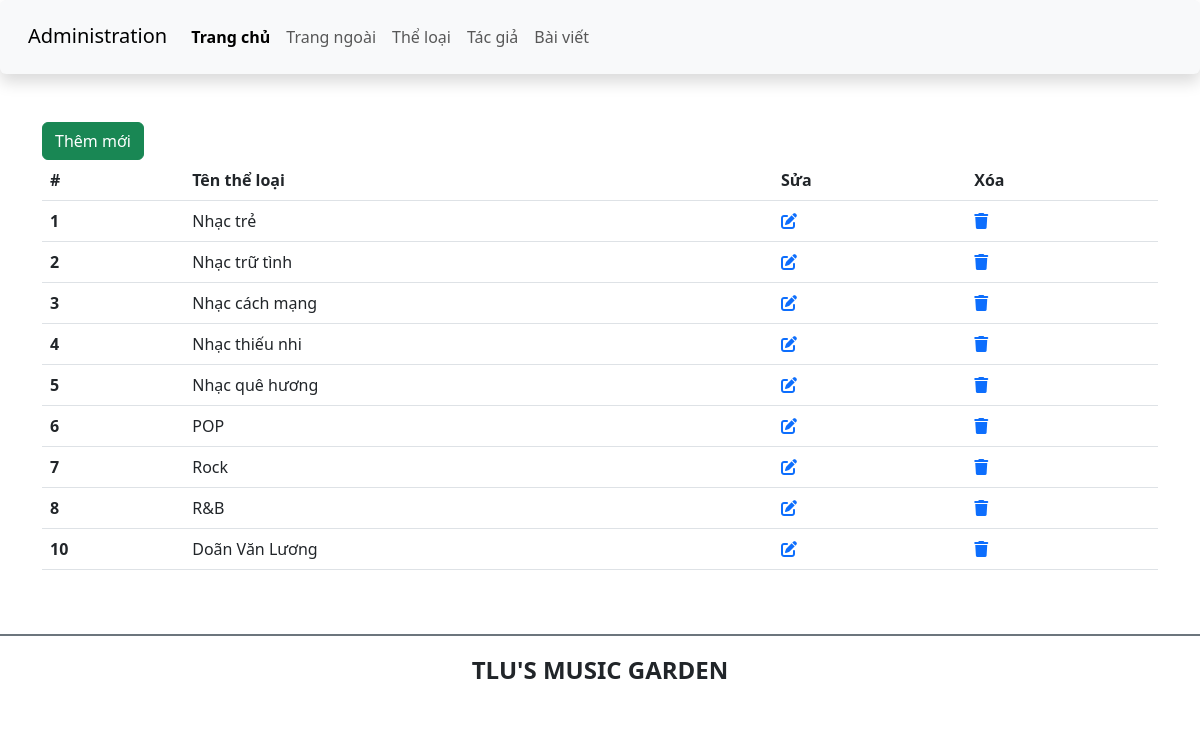
Page /admin/category/category.php on the committed database.
### tables this page shows
CREATE TABLE `theloai` (
  `ma_tloai` int(11) NOT NULL,
  `ten_tloai` varchar(50) NOT NULL
);

### admin/category/category.php (the view, shortened to what this page needs)
<?php
    include '../layout/header.php';
    $sql = "select * from theloai";
    if ($connect != null) {
        try {
            $statement = $connect->prepare($sql);
            $statement->execute();
            $types = $statement->fetchAll();
        } catch (PDOException $e) {
            echo "Error: " . $e->getMessage();
            $connect = null;
        }
    }
?>
    <main class="container mt-5 mb-5">
        <div class="row">
            <div class="col-sm">
                <a href="add_category.php" class="btn btn-success">Thêm mới</a>
                <table class="table">
                    <thead>
                        <tr>
                            <th scope="col">#</th>
                            <th scope="col">Tên thể loại</th>
                            <th>Sửa</th>
                            <th>Xóa</th>
                        </tr>
                    </thead>
                    <tbody>
                        <?php foreach ($types as $type): ?>
                            <tr>
                                <th scope="row"><?php echo $type['ma_tloai']; ?></th>
                                <td>
                                    <?php echo $type['ten_tloai']; ?>
                                </td>
                                <td>
                                    <a href="edit_category.php?id=<?php echo $type['ma_tloai']; ?>"><i class="fa-solid fa-pen-to-square"></i></a>
                                </td>
                                <td>
                                    <a href="delete_category.php?id=<?php echo $type['ma_tloai']; ?>"><i class="fa-solid fa-trash"></i></a>
                                </td>
                            </tr>
                        <?php endforeach; ?>
                    </tbody>
                </table>
            </div>
        </div>
    </main>
<?php include '../layout/footer.php';?>

### rows in the picture
theloai: ma_tloai "1", ten_tloai "Nhạc trẻ"
theloai: ma_tloai "2", ten_tloai "Nhạc trữ tình"
theloai: ma_tloai "3", ten_tloai "Nhạc cách mạng"
theloai: ma_tloai "4", ten_tloai "Nhạc thiếu nhi"
theloai: ma_tloai "5", ten_tloai "Nhạc quê hương"
theloai: ma_tloai "6", ten_tloai "POP"
theloai: ma_tloai "7", ten_tloai "Rock"
theloai: ma_tloai "8", ten_tloai "R&B"
theloai: ma_tloai "10", ten_tloai "Doãn Văn Lương"
